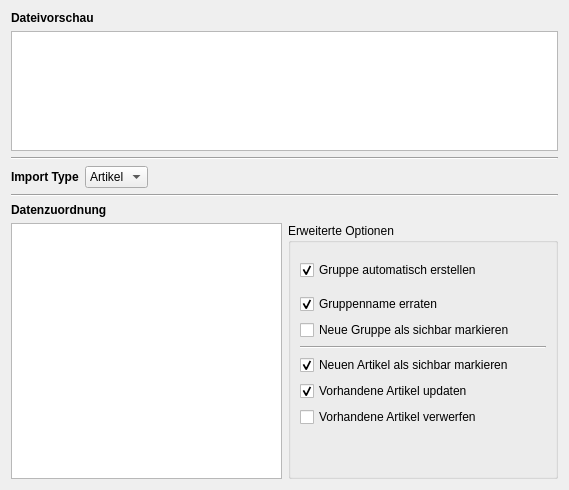
<?xml version="1.0" encoding="UTF-8"?>
<ui version="4.0">
 <class>CsvImportWizardPage2</class>
 <widget class="QWizardPage" name="CsvImportWizardPage2">
  <property name="geometry">
   <rect>
    <x>0</x>
    <y>0</y>
    <width>569</width>
    <height>490</height>
   </rect>
  </property>
  <layout class="QHBoxLayout" name="horizontalLayout_2">
   <item>
    <layout class="QGridLayout" name="gridLayout">
     <item row="0" column="0">
      <widget class="QLabel" name="label_10">
       <property name="font">
        <font>
         <weight>75</weight>
         <bold>true</bold>
        </font>
       </property>
       <property name="text">
        <string>Dateivorschau</string>
       </property>
      </widget>
     </item>
     <item row="1" column="0">
      <widget class="QTableView" name="tableView">
       <property name="sizePolicy">
        <sizepolicy hsizetype="Expanding" vsizetype="Minimum">
         <horstretch>0</horstretch>
         <verstretch>0</verstretch>
        </sizepolicy>
       </property>
       <property name="minimumSize">
        <size>
         <width>0</width>
         <height>0</height>
        </size>
       </property>
       <property name="maximumSize">
        <size>
         <width>16777215</width>
         <height>120</height>
        </size>
       </property>
      </widget>
     </item>
     <item row="2" column="0">
      <widget class="Line" name="line_2">
       <property name="orientation">
        <enum>Qt::Horizontal</enum>
       </property>
      </widget>
     </item>
     <item row="3" column="0">
      <layout class="QGridLayout" name="gridLayout_3">
       <item row="0" column="1">
        <widget class="QComboBox" name="importTypeComboBox">
         <item>
          <property name="text">
           <string>Artikel</string>
          </property>
         </item>
        </widget>
       </item>
       <item row="0" column="0">
        <widget class="QLabel" name="label_3">
         <property name="font">
          <font>
           <weight>75</weight>
           <bold>true</bold>
          </font>
         </property>
         <property name="text">
          <string>Import Type</string>
         </property>
        </widget>
       </item>
       <item row="0" column="2">
        <spacer name="horizontalSpacer">
         <property name="orientation">
          <enum>Qt::Horizontal</enum>
         </property>
         <property name="sizeHint" stdset="0">
          <size>
           <width>40</width>
           <height>20</height>
          </size>
         </property>
        </spacer>
       </item>
      </layout>
     </item>
     <item row="4" column="0">
      <widget class="Line" name="line">
       <property name="orientation">
        <enum>Qt::Horizontal</enum>
       </property>
      </widget>
     </item>
     <item row="5" column="0">
      <widget class="QLabel" name="label_11">
       <property name="font">
        <font>
         <weight>75</weight>
         <bold>true</bold>
        </font>
       </property>
       <property name="text">
        <string>Datenzuordnung</string>
       </property>
      </widget>
     </item>
     <item row="6" column="0">
      <layout class="QHBoxLayout" name="horizontalLayout">
       <item>
        <widget class="QTableView" name="assignmentView">
         <property name="sizePolicy">
          <sizepolicy hsizetype="Minimum" vsizetype="Expanding">
           <horstretch>0</horstretch>
           <verstretch>0</verstretch>
          </sizepolicy>
         </property>
        </widget>
       </item>
       <item>
        <widget class="QGroupBox" name="groupBox">
         <property name="title">
          <string>Erweiterte Optionen</string>
         </property>
         <layout class="QHBoxLayout" name="horizontalLayout_3">
          <item>
           <layout class="QVBoxLayout" name="verticalLayout">
            <item>
             <widget class="QCheckBox" name="autoGroupCheckBox">
              <property name="sizePolicy">
               <sizepolicy hsizetype="Minimum" vsizetype="Expanding">
                <horstretch>0</horstretch>
                <verstretch>0</verstretch>
               </sizepolicy>
              </property>
              <property name="text">
               <string>Gruppe automatisch erstellen</string>
              </property>
              <property name="checked">
               <bool>true</bool>
              </property>
             </widget>
            </item>
            <item>
             <widget class="QCheckBox" name="guessGroupCheckBox">
              <property name="text">
               <string>Gruppenname erraten</string>
              </property>
              <property name="checked">
               <bool>true</bool>
              </property>
             </widget>
            </item>
            <item>
             <widget class="QCheckBox" name="visibleGroupCheckBox">
              <property name="text">
               <string>Neue Gruppe als sichbar markieren</string>
              </property>
              <property name="checked">
               <bool>false</bool>
              </property>
             </widget>
            </item>
            <item>
             <widget class="Line" name="line_3">
              <property name="orientation">
               <enum>Qt::Horizontal</enum>
              </property>
             </widget>
            </item>
            <item>
             <widget class="QCheckBox" name="visibleProductCheckBox">
              <property name="text">
               <string>Neuen Artikel als sichbar markieren</string>
              </property>
              <property name="checked">
               <bool>true</bool>
              </property>
             </widget>
            </item>
            <item>
             <widget class="QCheckBox" name="updateExistingProductCheckBox">
              <property name="text">
               <string>Vorhandene Artikel updaten</string>
              </property>
              <property name="checked">
               <bool>true</bool>
              </property>
              <property name="tristate">
               <bool>false</bool>
              </property>
              <attribute name="buttonGroup">
               <string notr="true">buttonGroup</string>
              </attribute>
             </widget>
            </item>
            <item>
             <widget class="QCheckBox" name="ignoreExistingProductCheckBox">
              <property name="text">
               <string>Vorhandene Artikel verwerfen</string>
              </property>
              <attribute name="buttonGroup">
               <string notr="true">buttonGroup</string>
              </attribute>
             </widget>
            </item>
            <item>
             <spacer name="verticalSpacer">
              <property name="orientation">
               <enum>Qt::Vertical</enum>
              </property>
              <property name="sizeHint" stdset="0">
               <size>
                <width>20</width>
                <height>40</height>
               </size>
              </property>
             </spacer>
            </item>
           </layout>
          </item>
         </layout>
        </widget>
       </item>
      </layout>
     </item>
    </layout>
   </item>
  </layout>
 </widget>
 <resources/>
 <connections/>
 <buttongroups>
  <buttongroup name="buttonGroup"/>
 </buttongroups>
</ui>
